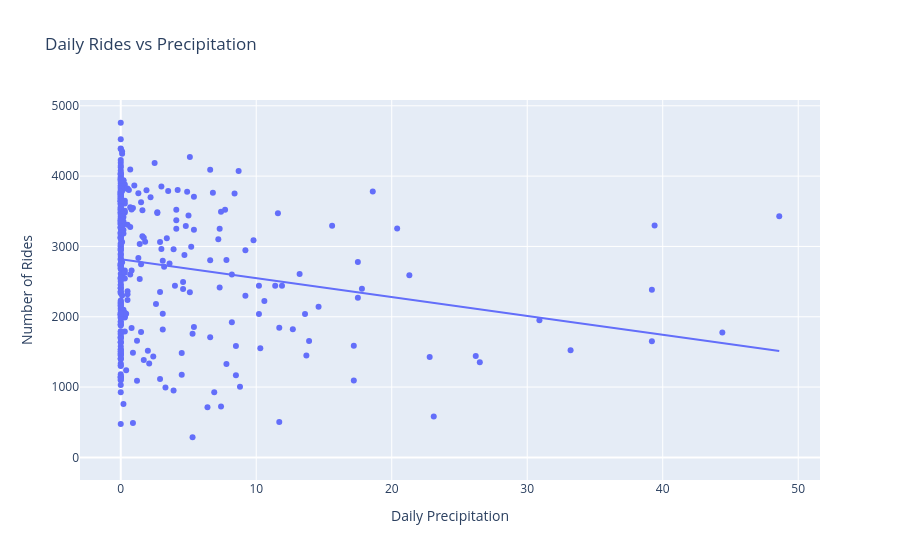

The cell this chart's notebook holds for it:
### Markdown cell above
#### Rides and Precipitation

### Code cell
fig = px.scatter(
    bike_weather_daily,
    x="precipitation_sum",
    y="number_of_rides",
    trendline="ols",
    title="Daily Rides vs Precipitation"
)

fig.update_layout(
    xaxis_title="Daily Precipitation",
    yaxis_title="Number of Rides"
)

fig.show()

### Figure 1 — Plotly figure (JSON) as saved in the notebook; plotly's stock layout.template omitted (floating-point values rounded to 4 significant figures; data arrays with more than 128 entries replaced by an {"elided": "..."} marker saying what was removed)
{"data": [{"hovertemplate": "precipitation_sum=%{x}<br>number_of_rides=%{y}<extra></extra>", "legendgroup": "", "marker": {"color": "#636efa", "symbol": "circle"}, "mode": "markers", "name": "", "orientation": "v", "showlegend": false, "type": "scatter", "x": {"elided": "366 float values"}, "xaxis": "x", "y": {"elided": "366 int values"}, "yaxis": "y"}, {"hovertemplate": "<b>OLS trendline</b><br>number_of_rides = -26.8202 * precipitation_sum + 2817.02<br>R<sup>2</sup>=0.038061<br><br>precipitation_sum=%{x}<br>number_of_rides=%{y} <b>(trend)</b><extra></extra>", "legendgroup": "", "marker": {"color": "#636efa", "symbol": "circle"}, "mode": "lines", "name": "", "showlegend": false, "type": "scatter", "x": {"elided": "365 float values"}, "xaxis": "x", "y": {"elided": "365 float values"}, "yaxis": "y"}], "layout": {"legend": {"tracegroupgap": 0}, "title": {"text": "Daily Rides vs Precipitation"}, "xaxis": {"anchor": "y", "domain": [0, 1], "title": {"text": "Daily Precipitation"}}, "yaxis": {"anchor": "x", "domain": [0, 1], "title": {"text": "Number of Rides"}}}}
